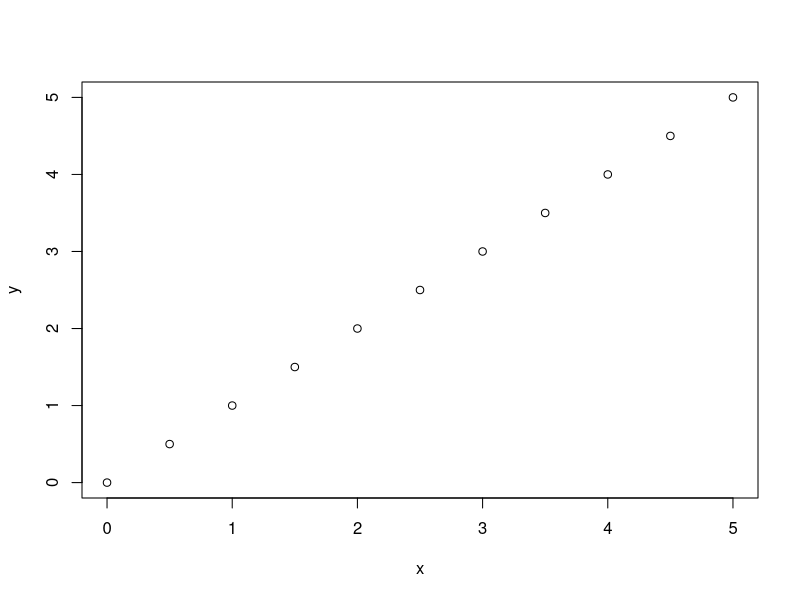
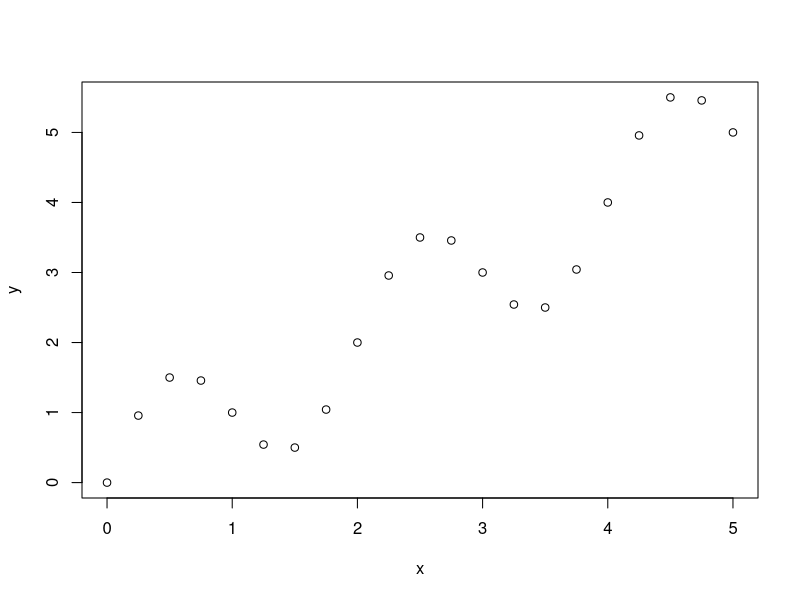
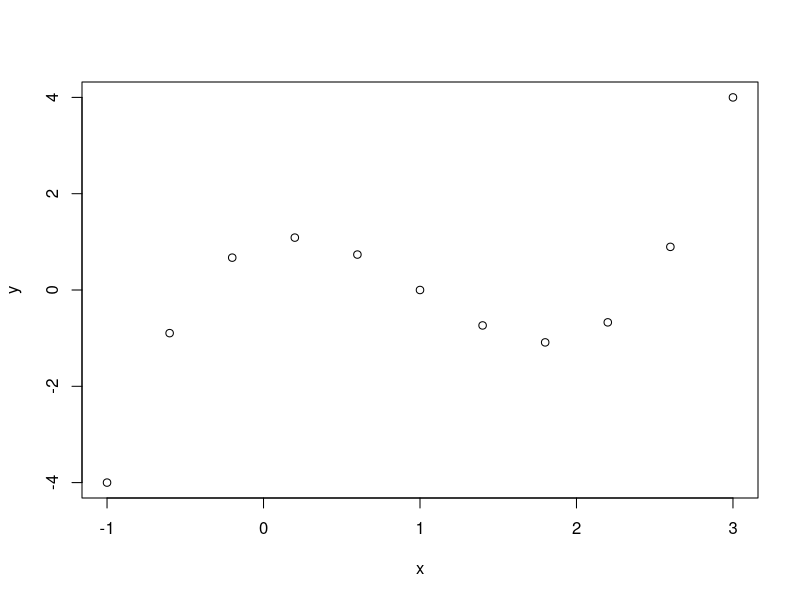
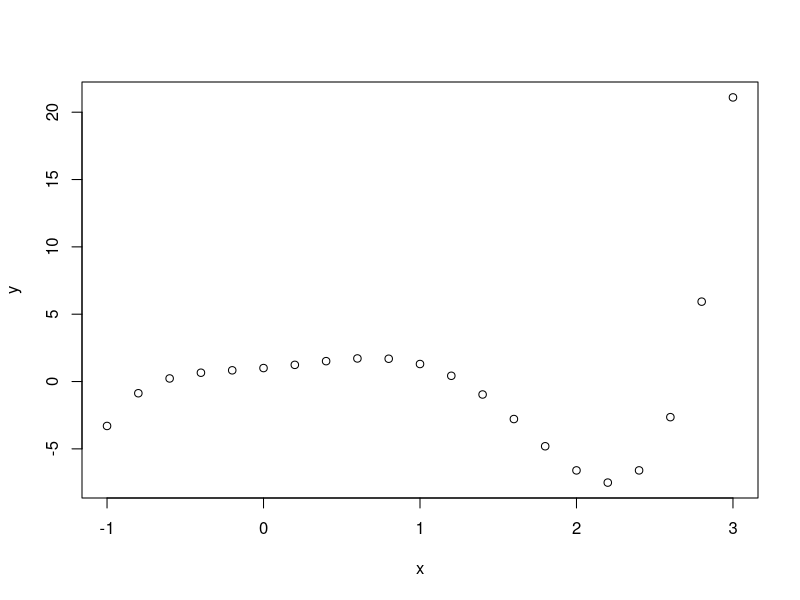
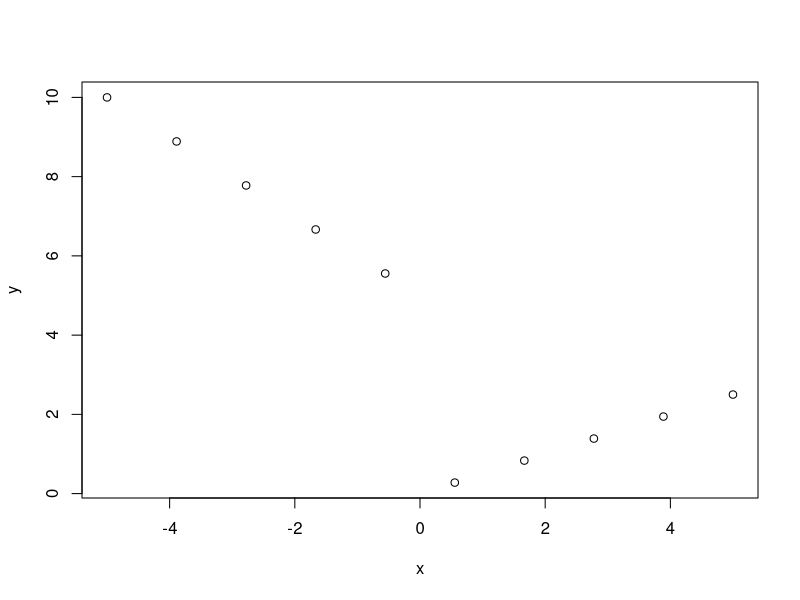
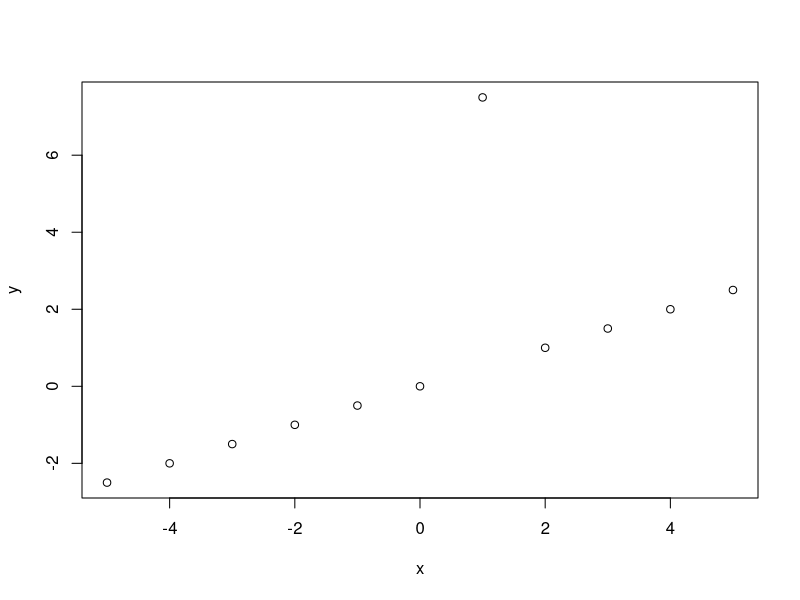

Generate these figures, in order, with R:
# Generation of sample data, packaged in a data.frame
#
#####################################################

# Linear Function

LinearFunc <- function(x, a = 1, b = 0){
  y = a * x + b
}

x <- seq(0, 5, length.out = 11)
y <- LinearFunc(x)
lin.data <- data.frame(x = x, y = y)
plot(lin.data)

#####################################################

# Oscillating Function

OscillationFunc <- function(x, a = pi, b = 1){
  y = sin(a * x) + b * x
}

x <- seq(0, 5, length.out = 21)
y <- OscillationFunc(x)
osz.data <- data.frame(x = x, y = y)
plot(osz.data)

#####################################################

# Polynomial Function (3rd deg)

Poly3Func <- function(x, a = 1, b = -3, c = 1, d = 1){
  y = a * x^3 + b * x^2 + c * x + d
}

x <- seq(-1, 3, length.out = 11)
y <- Poly3Func(x)
pl3.data <- data.frame(x = x, y = y)
plot(pl3.data)

#####################################################

# Polynomial Function (5rd deg)

Poly5Func <- function(x, a = 1, b = -3, c = 0.3, d = 1, e = 1, f = 1){
  y = a * x^5 + b * x^4 + c * x^3 + d * x^2 + e * x + f 
}

x <- seq(-1, 3, length.out = 21)
y <- Poly5Func(x)
pl5.data <- data.frame(x = x, y = y)
plot(pl5.data)

#####################################################

# Linear Function with a jump

LinJumpFunc <- function(x, a1 = -1, b1 = 5, a2 = 0.5, b2 = 0){
  y <- 0.5*abs((sign(x)-1))*(a1 * x + b1) + 0.5*(sign(x)+1)*(a2 * x + b2)
}

x <- seq(-5, 5, length.out = 10)
y <- LinJumpFunc(x)
jmp.data <- data.frame(x = x, y = y)
plot(jmp.data)

#####################################################

# Linear Function with an outlier

x <- seq(-5, 5, length.out = 11)
y <- LinearFunc(x, a = 0.5)
y[7] <- y[7] + 7
out.data <- data.frame(x = x, y = y)
plot(out.data)

#####################################################

# Clean up
rm(x, y)
